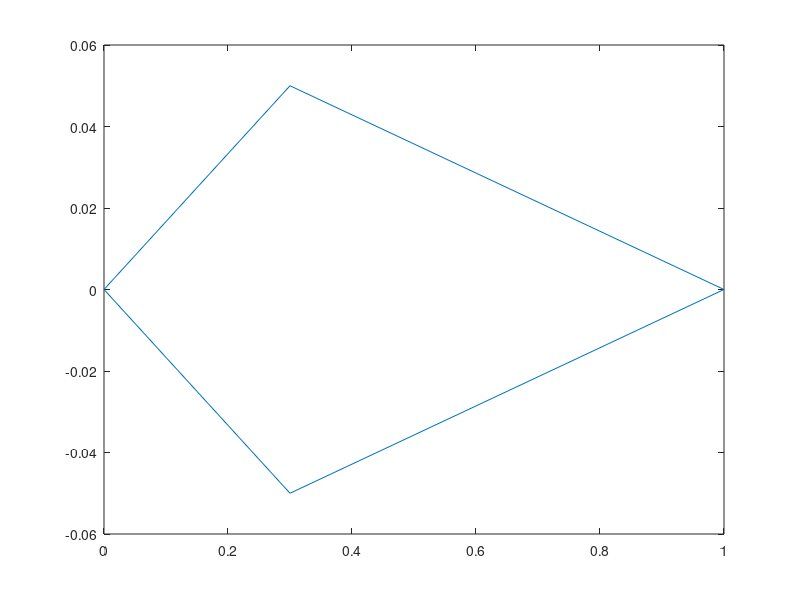

Source code (MATLAB):
% Alwin Wang
%% Set Up
clear
clc
%% Airfoil
% Sample diamond airfoil
tc = 0.1; p = 0.3;
x = [1   p   0  p   1];
y = [0 -tc/2 0 tc/2 0];
figure()
plot(x, y)
% Matrices describing the airfoil
PT = [x' y'];
DX = x(2:end) - x(1:(end-1));
DY = y(2:end) - y(1:(end-1));
CO = [x(1:(end-1))'+DX'/2, y(1:(end-1))'+DY'/2];
TH = atan2(DY, DX)';
DL = sqrt(DX.^2 + DY.^2)';
M  = length(TH);
N  = M + 1;
%% Influence Matrix
% Preallocate for speed
A = zeros(M, N);
B = zeros(M, N);
alpha = 5;
AL    = alpha*pi/180; 

for i = 1:M % For each collocation point
    %% Convert to Local Panel Coord System
    XG = CO(i,1)   - PT(1:M,1);
    YG = CO(i,2)   - PT(1:M,2);
    X2 = PT(2:N,1) - PT(1:M,1);
    Y2 = PT(2:N,2) - PT(1:M,2);
    X =  XG.*cos(TH) + YG.*sin(TH);
    Y = -XG.*sin(TH) + YG.*cos(TH);
    X1 = zeros(M,1);
    Y1 = zeros(M,1);
    X2 = X2.*cos(TH) + Y2.*sin(TH);
    Y2 = zeros(M,1);
    % Global = [PT(1:M,1:2) PT(2:N,1:2) ones(M,1)*CO(i,1:2)];
    % Local  = [X1 Y1 X2 Y2 X Y];
    %% Determine Induced Velocity Components
    % Collocation to panel
    R1  = sqrt((X-X1).^2 + (Y-Y1).^2);
    R2  = sqrt((X-X2).^2 + (Y-Y2).^2);
    TH1 = atan2(Y-Y1,X-X1);
    TH2 = atan2(Y-Y2,X-X2);
    % ColPan = [R1 R2 TH1 TH2];
    UAL = -(Y.*log(R2./R1) + X.*(TH2-TH1)-X2.*(TH2-TH1))         ./(2*pi*X2);
    UBL =  (Y.*log(R2./R1) + X.*(TH2-TH1))                       ./(2*pi*X2);
    WAL = -((X2-Y.*(TH2-TH1)) - X.*log(R1./R2) + X2.*log(R1./R2))./(2*pi*X2);
    WBL =  ((X2-Y.*(TH2-TH1)) - X.*log(R1./R2))                  ./(2*pi*X2);
    % UWLocal = [UAL WAL UBL WBL];
    %% Convert to Global Coord System
    UA =  UAL.*cos(-TH) + WAL.*sin(-TH);
    UB =  UBL.*cos(-TH) + WBL.*sin(-TH);
    WA = -UAL.*sin(-TH) + WAL.*cos(-TH);
    WB = -UBL.*sin(-TH) + WBL.*cos(-TH);
    % UWGlobal = [UA WA UB WB];
    %% Normal and Tangential Velocities
    NorA = -UA.*sin(TH(i)) + WA.*cos(TH(i));
    NorB = -UB.*sin(TH(i)) + WB.*cos(TH(i));
    TanA =  UA.*cos(TH(i)) + WA.*sin(TH(i));
    TanB =  UB.*cos(TH(i)) + WB.*sin(TH(i));
    %% Add to Matrix System
    A(i,:) = [NorA' 0] + [0 NorB'];
    B(i,:) = [TanA' 0] + [0 NorB'];    
end

%% Add Kutta Condition and BC
A(N,:)   = [1 zeros(1,N-2) 1];
A(:,N+1) = [cos(AL)*sin(TH)-sin(AL)*cos(TH); 0];

%% Solve
R = rref(A);
G = R(:,N+1);

%% Variables of Interest
% Assumed there was a unit velocity
V  = B*G - (cos(AL)*cos(TH) + sin(AL)*sin(TH)); % I think this line is wrong...
CP = 1-V.^2;
CL = -1*CP.*(cos(AL)*cos(TH) + sin(AL)*sin(TH)).*DL;